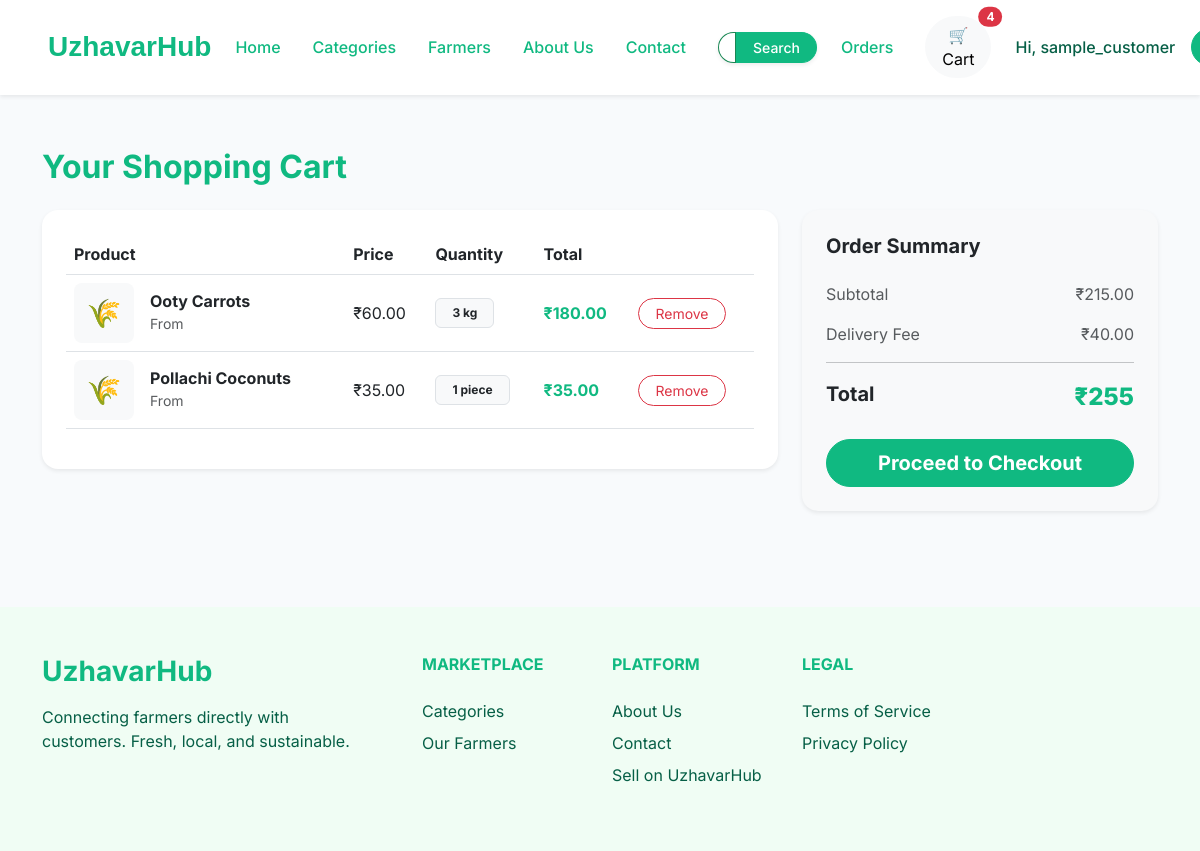
/orders/cart/ (signed in), run on an earlier commit of the app's database.
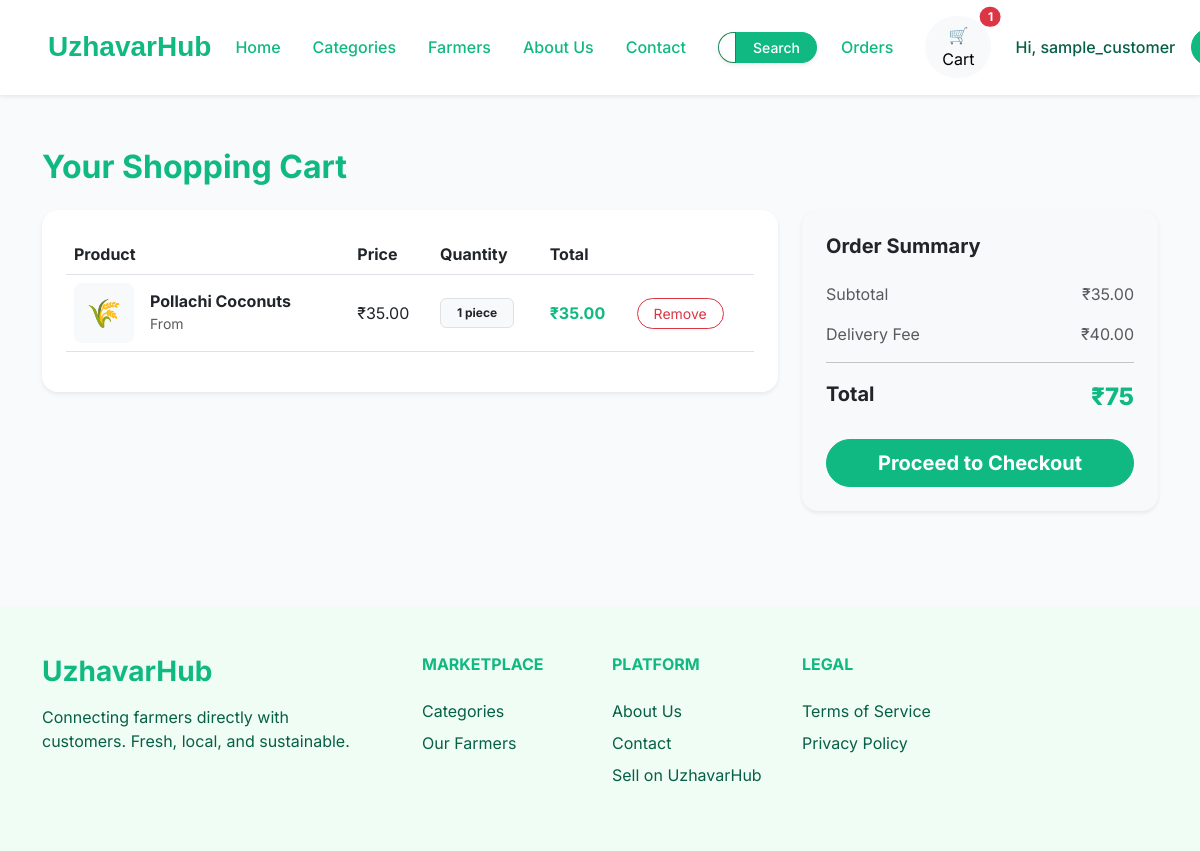
And on a later commit of the database.
### accounts/models.py (models this page shows, shortened)
class User(AbstractUser):
    ROLE_CHOICES = (
        ('CUSTOMER', 'Customer'),
        ('FARMER', 'Farmer'),
        ('ADMIN', 'Admin'),
    )
    role = models.CharField(max_length=20, choices=ROLE_CHOICES, default='CUSTOMER')

### orders/models.py (models this page shows)
class Cart(models.Model):
    user = models.OneToOneField(settings.AUTH_USER_MODEL, on_delete=models.CASCADE, related_name='cart')
    created_at = models.DateTimeField(auto_now_add=True)
    @property
    def total_price(self):
        return sum(item.total_price for item in self.items.all())
    @property
    def total_quantity(self):
        return sum(item.quantity for item in self.items.all())

class CartItem(models.Model):
    cart = models.ForeignKey(Cart, on_delete=models.CASCADE, related_name='items')
    product = models.ForeignKey(Product, on_delete=models.CASCADE)
    quantity = models.PositiveIntegerField(default=1)
    @property
    def total_price(self):
        return self.quantity * self.product.price

### marketplace/models.py (models this page shows, shortened)
class Product(models.Model):
    name = models.CharField(max_length=200)
    slug = models.SlugField(unique=True, max_length=50)
    description = models.TextField()
    price = models.DecimalField(max_digits=10, decimal_places=2)
    unit = models.CharField(max_length=50)
    stock_quantity = models.PositiveIntegerField()
    is_active = models.BooleanField(default=True)
    created_at = models.DateTimeField(auto_now_add=True)
    updated_at = models.DateTimeField(auto_now=True)
    category = models.ForeignKey(Category, on_delete=models.CASCADE)
    farmer = models.ForeignKey('accounts.FarmerProfile', on_delete=models.CASCADE)

### orders/views.py (the view)
# urls.py: path('cart/', views.view_cart, name='view_cart'),
@login_required
def view_cart(request):
    cart, created = Cart.objects.get_or_create(user=request.user)
    return render(request, 'orders/cart.html', {'cart': cart})

### orders/templates/orders/cart.html (shortened to what this page needs)
{% extends 'core/base.html' %}
{% block content %}
<div class="container py-5">
    <h2 class="fw-bold text-success mb-4">Your Shopping Cart</h2>
    {% if cart.items.all %}
    <div class="row g-4">
        <div class="col-lg-8">
            <div class="card border-0 shadow-sm rounded-4">
                <div class="card-body p-4">
                    <div class="table-responsive">
                        <table class="table align-middle">
                            <thead class="text-muted">
                                <tr>
                                    <th>Product</th>
                                    <th>Price</th>
                                    <th>Quantity</th>
                                    <th>Total</th>
                                    <th></th>
                                </tr>
                            </thead>
                            <tbody>
                                {% for item in cart.items.all %}
                                <tr>
                                    <td>
                                        <div class="d-flex align-items-center gap-3">
                                            <div class="bg-light rounded-3 d-flex align-items-center justify-content-center" style="width: 60px; height: 60px;">
                                                <span class="fs-3">🌾</span>
                                            </div>
                                            <div>
                                                <h6 class="mb-0 fw-bold">{{ item.product.name }}</h6>
                                                <small class="text-muted">From {{ item.product.farmer.username }}</small>
                                            </div>
                                        </div>
                                    </td>
                                    <td>₹{{ item.product.price }}</td>
                                    <td>
                                        <span class="badge bg-light text-dark border px-3 py-2">{{ item.quantity }} {{ item.product.unit }}</span>
                                    </td>
                                    <td class="fw-bold text-success">₹{{ item.total_price }}</td>
                                    <td>
                                        <form action="{% url 'orders:remove_from_cart' item.id %}" method="post">
                                            <button type="submit" class="btn btn-sm btn-outline-danger rounded-pill px-3">Remove</button>
                                        </form>
                                    </td>
                                </tr>
                                {% endfor %}
                            </tbody>
                        </table>
                    </div>
                </div>
            </div>
        </div>
        <div class="col-lg-4">
            <div class="card border-0 shadow-sm rounded-4 bg-light">
                <div class="card-body p-4">
                    <h5 class="fw-bold mb-4">Order Summary</h5>
                    <div class="d-flex justify-content-between mb-3 text-muted">
                        <span>Subtotal</span>
                        <span>₹{{ cart.total_price }}</span>
                    </div>
                    <div class="d-flex justify-content-between mb-3 text-muted">
                        <span>Delivery Fee</span>
                        <span>₹40.00</span>
                    </div>
                    <hr>
                    <div class="d-flex justify-content-between mb-4">
                        <span class="fw-bold fs-5">Total</span>
                        <span class="fw-black text-success fs-4">₹{{ cart.total_price|add:"40" }}</span>
                    </div>
                    <a href="{% url 'orders:checkout' %}" class="btn btn-success btn-lg w-100 rounded-pill fw-bold">Proceed to Checkout</a>
                </div>
            </div>
        </div>
    </div>
    {% endif %}
</div>
{% endblock content %}

### core/templates/core/base.html (shortened to what the changed rows need)
{% load static %}
<!DOCTYPE html>
<html lang="en">
<head>
    <link href="https://cdn.jsdelivr.net/npm/bootstrap@5.3.0/dist/css/bootstrap.min.css" rel="stylesheet">
    <link rel="stylesheet" href="{% static 'css/styles.css' %}">
</head>
<body>
    {% block navbar %}
    <div class="fixed-top d-flex justify-content-center w-100" style="pointer-events: none;">
        <nav id="main-navbar" class="navbar navbar-expand-xl glass-nav py-3 shadow-sm" style="pointer-events: auto;">
        <div class="container-fluid px-4 px-lg-5">
            <div class="d-flex gap-2 gap-xl-3 align-items-center ms-lg-4">
                {% if request.resolver_match.app_name != 'farmer' %}
                <form action="{% url 'marketplace:product_list' %}" method="get" class="d-none d-lg-flex me-2 shadow-sm rounded-pill" style="max-width: 250px;">
                    <input type="text" name="q" class="form-control form-control-sm rounded-start-pill border-success" placeholder="Search products..." value="{{ request.GET.q }}">
                    <button type="submit" class="btn btn-sm btn-success rounded-end-pill px-3 fw-medium">Search</button>
                </form>
                {% endif %}
                {% if user.is_authenticated %}
                    {% if user.role != 'FARMER' %}
                    <a href="{% url 'orders:history' %}" class="text-success text-decoration-none fw-medium me-3 text-nowrap">Orders</a>
                    <a href="{% url 'orders:view_cart' %}" id="cart-icon-btn" class="btn btn-light position-relative rounded-pill px-3 me-2">
                        🛒 Cart
                        <span id="cart-count-badge" class="position-absolute top-0 start-100 translate-middle badge rounded-pill bg-danger" {% if not user.cart.total_quantity %}style="display: none;"{% endif %}>
                            {{ user.cart.total_quantity|default:0 }}
                        </span>
                    </a>
                    {% endif %}
                    <span class="text-success-emphasis fw-medium text-nowrap" title="{{ user.username }}">Hi, {{ user.username|truncatechars:15 }}</span>
                    <form action="{% url 'accounts:logout' %}" method="post" class="d-inline m-0">
                        <button type="submit" class="btn btn-success fw-medium px-3 text-nowrap rounded-pill">Logout</button>
                    </form>
                {% else %}
                    <a href="{% url 'accounts:login' %}" class="text-success text-decoration-none fw-medium text-nowrap">Login</a>
                    <a href="{% url 'accounts:signup' %}" class="btn btn-success fw-medium px-4 text-nowrap rounded-pill">Sign up</a>
                {% endif %}
            </div>
            </div>
        </div>
    {% endblock navbar %}
    <main class="flex-grow-1">
        {% block content %}
        {% endblock content %}
    </main>
</body>
</html>

What changed in the data, as far as the page shows it:
removed CartItem: product.name "Ooty Carrots", product.price "60.00", quantity "3", product.unit "kg", total_price "180.00"
changed User "sample_customer": cart.total_quantity "4" → "1"
computed for Cart: total_price "215.00" → "35.00"; total_price|add "255" → "75"
